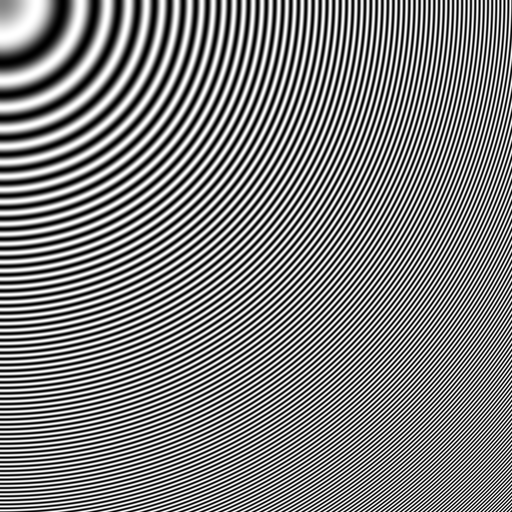
#> input picture python/image et filtre/td1/Images/imageCercles.png, 512 x 512 px
$ jupyter execute --allow-errors '2019-03-01 10h08m53s- template_TD1.ipynb'   (shell and % lines are left out)
#> lines starting #> are read from the running program, lines starting #| are printed output that depends on the picture; after the words box and inside, x2 and y2 are one past the last pixel; in counts of white or black regions, pixels touching at a corner belong together
N<div class="alert alert-info" role="alert">
<h4 class="alert-heading">Note séance 2: 5.5/10</h4>
</div>

<div class="alert alert-warning" role="alert">
Il faux commenter mieux les resultats obtenu.
</div>

Echantillonage 2D
========
TP1 séance 2-3
========
--------
nom1
safwane
nom2
ricardo

[cell 1]
import numpy as np
import matplotlib.pyplot as plt
import cv2
import matplotlib.image as mpimg


img_cercles = cv2.imread('imageCercles.png',0)
#> img_cercles is the input picture: shape (512, 512); min 0, max 255, mean 127.8
img_sinus = cv2.imread('imageSinus.png',0)
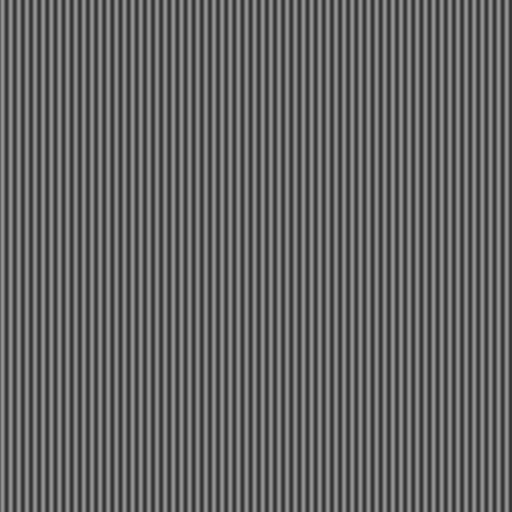
#> input picture python/image et filtre/td1/Images/imageSinus.png, 512 x 512 px
#> img_sinus is the input picture: shape (512, 512); min 50, max 150, mean 100

 1) Programmez la decimation:

   Faire une fonction pour la decimation.

   Appliquer la fonction de decimation et montrer les images avant et apres decimation.

[cell 2]
# La fonction déciamtion conserve un pixel sur i horizontalement et un pixel sur j verticalement
def decimation(img,i,j):
    (lignes,colonnes)= img.shape
    return img[1:lignes:i,1:colonnes:j]

[cell 3]
# On affiche l'image des cercles et du sinus avant décimation

plt.figure(2,figsize = (10,10))

plt.subplot(121)
plt.imshow(img_cercles, cmap = 'gray')
plt.title('avant décimation')
plt.xticks([]), plt.yticks([])

plt.subplot(122)
plt.imshow(img_sinus, cmap = 'gray')
plt.title('avant décimation')
plt.xticks([]), plt.yticks([])

plt.show()

[cell 4]
# On applique la fonction de décimation sur l'image des cercles et du sinus et on les affiche

plt.figure(2,figsize = (10,10))

img_cercles_sampled_4 = decimation(img_cercles,4,4)
#> in decimation, `return img[1:lignes:i,1:colonnes:j]`:
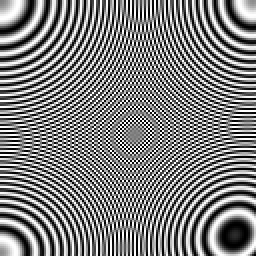
#> returned value: shape (128, 128) (shown 2 times larger); min 0, max 255, mean 127.8

plt.subplot(121)
plt.imshow(img_cercles_sampled_4, cmap = 'gray')
plt.title('après décimation')
plt.xticks([]), plt.yticks([])

img_sinus_sampled_4 = decimation(img_sinus,4,4)
#> call 2 of decimation, with i = 4, j = 4
#> in decimation (call 2), `return img[1:lignes:i,1:colonnes:j]`:
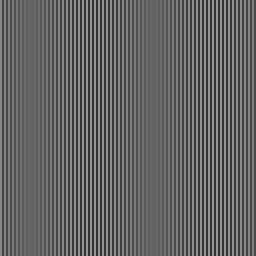
#> returned value: shape (128, 128) (shown 2 times larger); min 50, max 150, mean 100

plt.subplot(122)
plt.imshow(img_sinus_sampled_4, cmap = 'gray')
plt.title('après décimation')
plt.xticks([]), plt.yticks([])

plt.show()

# Explication : Nous avons perdu de l'information car nous avons supprimer des données pour que la mémoire de stockage
# de l'image soit réduit
# Nous avons perdu en résolution
---> expliquer mieux le phenomene observe

2) Examinez le contenu de l’image du sinus avant et après décimation dans le domaine spectral. Indiquez
le phénomène en termes mathématiques.

[cell 5]
# On passe dans le domaine spectral

fsinus = np.fft.fft2(img_sinus)
fsinus_shift = np.fft.fftshift(fsinus)
spectre_sinus = 20*np.log(np.abs(fsinus_shift)+0.001)

fsinus_sampled = np.fft.fft2(img_sinus_sampled_4)
fsinus_sampled_shift = np.fft.fftshift(fsinus_sampled)
spectre_sinus2 = 20*np.log(np.abs(fsinus_sampled_shift)+0.001)


plt.figure(4,figsize = (15,15))
plt.subplot(221),plt.imshow(img_sinus, cmap = 'gray')
plt.title('Image sinus avant décimation'), plt.xticks([]), plt.yticks([])
plt.subplot(222),plt.imshow(img_sinus_sampled_4, cmap = 'gray')
plt.title('Image sinus après décimation'), plt.xticks([]), plt.yticks([])
plt.subplot(223),plt.imshow(spectre_sinus, cmap = 'gray')
plt.title('Spectre sinus avant décimation'), plt.xticks([]), plt.yticks([])
plt.subplot(224),plt.imshow(spectre_sinus2, cmap = 'gray')
plt.title('Spectre sinus après décimation'), plt.xticks([]), plt.yticks([])
plt.show()

[cell 6]
x1 = [i for i in range(512)]
y1 = [spectre_sinus[256,i]for i in range(512)]
#> y1 = 512 values, max 341.6 at index 256, min 110.3 at index 459, mean 179.1

x2 = [i for i in range(128)]
y2 = [spectre_sinus2[64,i]for i in range(128)]
#> y2 = 128 values, max 286.2 at index 64, min 103.3 at index 69, mean 147.4

plt.plot(x1,y1)
plt.title('Spectre avant decimation')
plt.show()
#> figure, not shown here; curve peaks at x = 256, y = 341.6

plt.plot(x2,y2)
plt.title('Spectre apres decimation')
plt.show()
#> figure, not shown here; curve peaks at x = 64, y = 286.2

# Explication : Après décimation on voit toujours 3 diracs mais pas à la même position.
# Ces 3 dirac sont plus écartés de la fréquence 0Hz.
# C'est pour cela que le spectre a été modifié.
# En effet après la décimation la fréquence du signal a augmenté à cause des variations plus fortes du signal---->NON!!

3). Proposez un filtre naïf dans le domaine spectral pour éviter le phénomène observé.

[cell 7]
fcercles = np.fft.fft2(img_cercles)
fcercles_shift = np.fft.fftshift(fcercles)
spectre_cercles = 20*np.log(np.abs(fcercles_shift)+0.001)
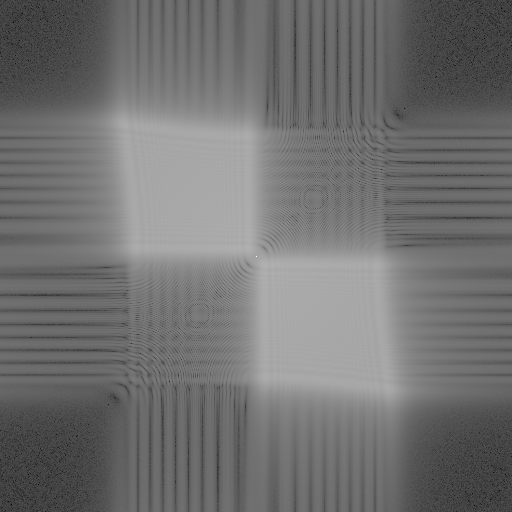
#> spectre_cercles: shape (512, 512) float64; min 18.51, max 346.5, mean 163.7; drawn with min black and max white

x1 = [i for i in range(512)]
y1 = [spectre_cercles[256,i]for i in range(512)]
#> y1 = 512 values, max 346.5 at index 256, min 161.3 at index 504, mean 197.3


plt.plot(x1,y1)
plt.title('Spectre avant decimation')
plt.show()
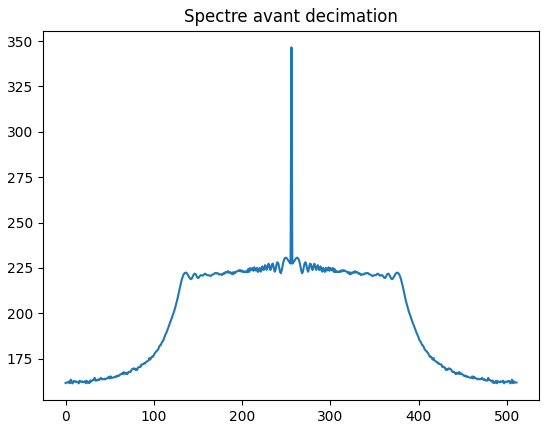
#> figure drawn by matplotlib, 1 panel; curve peaks at x = 256, y = 346.5


ligne,colone = spectre_cercles.shape
#> ligne = 512; colone = 512
print(spectre_cercles.shape)
#| (512, 512)
print(ligne,colone)
#| 512 512
filtre_carre64 = np.zeros((ligne,colone))
print(filtre_carre64.size)
#| 262144
print(fcercles_shift.size)
#| 262144


filtre_carre128 = np.zeros((ligne,colone))

filtre_carre64[224:512-224,224:512-224] = spectre_cercles[224:512-224,224:512-224]
filtre_carre64_bis = np.zeros((ligne,colone))
filtre_carre64_bis[224:512-224,224:512-224] = fcercles_shift[224:512-224,224:512-224]

print(filtre_carre64_bis.size)
#| 262144
plt.figure(1,figsize = (15,15))

plt.subplot(121)
plt.imshow(filtre_carre64,cmap = 'gray')

plt.subplot(122)
plt.imshow(filtre_carre64_bis,cmap = 'gray')
plt.show()

[cell 8]
cercles_filtree64 = np.fft.ifft2(filtre_carre64_bis*fcercles_shift)
cercles_filtree64 = np.abs(cercles_filtree64)
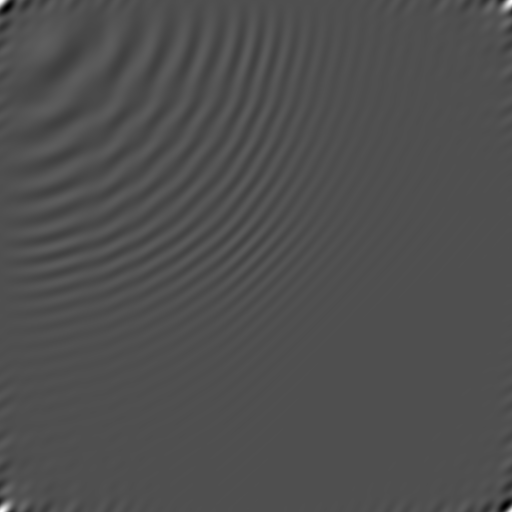
#> cercles_filtree64: shape (512, 512) float64; min 4.24e+09, max 4.38e+09, mean 4.28e+09; drawn with min black and max white
img_cercles_sampled_4_64 = decimation(cercles_filtree64,4,4)

plt.figure(1,figsize = (10,10))

plt.imshow(img_cercles_sampled_4_64, cmap = 'gray')
plt.show()

[cell 9]
# effet de bord phénomène de gibbs
fcercles = np.fft.fft2(img_cercles)
fcercles_shift = np.fft.fftshift(fcercles)
spectre_cercles = 20*np.log(np.abs(fcercles_shift)+0.001)

x1 = [i for i in range(512)]
y1 = [spectre_cercles[256,i]for i in range(512)]


plt.plot(x1,y1)
plt.title('Spectre avant decimation')
plt.show()


#ligne,colone = fcercles_shift.shape
print(ligne,colone)
#| 512 512
filtre_carre64 = np.zeros((ligne,colone))
filtre_carre128 = np.zeros((ligne,colone))

filtre_carre64[224:512-224,224:512-224] = fcercles_shift[224:512-224,224:512-224]

plt.figure(1,figsize = (15,15))

plt.subplot(121)
plt.imshow(filtre_carre64,cmap = 'gray')
plt.show()

#> (a cell that did not finish here is left out)

4)Commentez la méthode proposée. Les résultats obtenus présentent-ils des dégradations visibles ? Proposer une explication pour le nouveau phénomène observé.

5)Proposez un ou plusieurs filtres qui permettent d’effectuer une décimation avec des défauts
presque négligeables.

[cell 11]
rayon = ligne/8
#> rayon = 64
filtre_bas = np.zeros((ligne,colone),dtype=float)
for i in range(ligne):
    for j in range(colone):
        if((i-256)**2 + (j-256)**2 <= rayon**2):
            filtre_bas[i][j] = 1
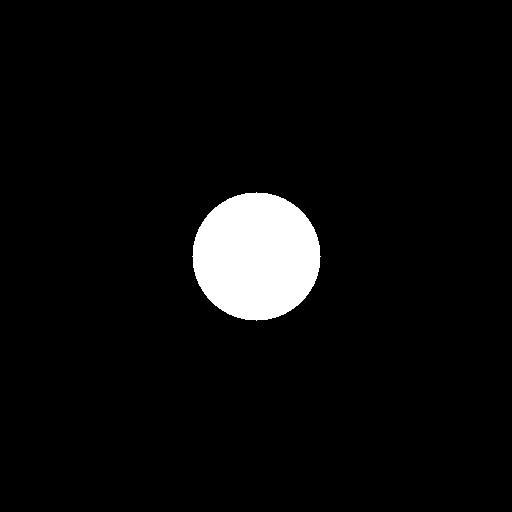
#> filtre_bas: shape (512, 512) float64; values 0 (black) and 1 (white), 4.9% white; 1 white region, box (x1, y1, x2, y2) and area: (192, 192, 321, 321) 12853

## Affichage de notre filtre passe bas
plt.imshow(filtre_bas, cmap = 'gray')
plt.title('FILTRE PASSE BAS CERCLE'), plt.xticks([]), plt.yticks([])
plt.show()
filtre_gauss=np.zeros((ligne,colone))   #On fait une matrice zero
sigma=30
for i in range (ligne):
    for j in range (colone):
        filtre_gauss[i][j]=np.exp(((-((i-ligne/2)**2+(j-colone/2)**2))/(2*((sigma)**2))))/(2*np.pi*sigma**2)
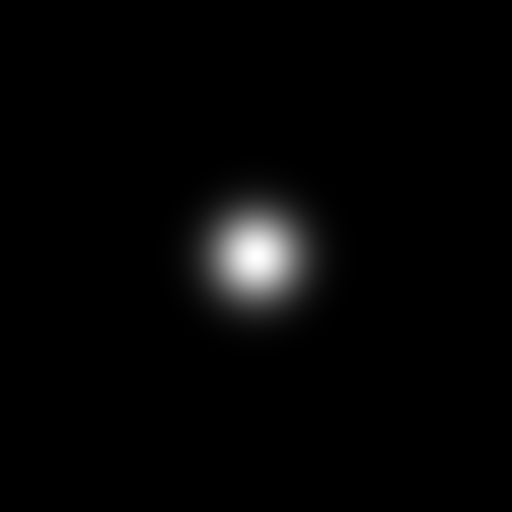
#> filtre_gauss: shape (512, 512) float64; min 4.2e-36, max 0.000177, mean 3.81e-06; drawn with min black and max white

## Affichage de notre filtre passe bas
plt.imshow(filtre_gauss, cmap = 'gray')
plt.title('FILTRE PASSE BAS Gauss'), plt.xticks([]), plt.yticks([])
plt.show()

[cell 12]
img_cercles_filtre_cercle64 = np.abs(np.fft.ifft2(filtre_bas*fcercles_shift))
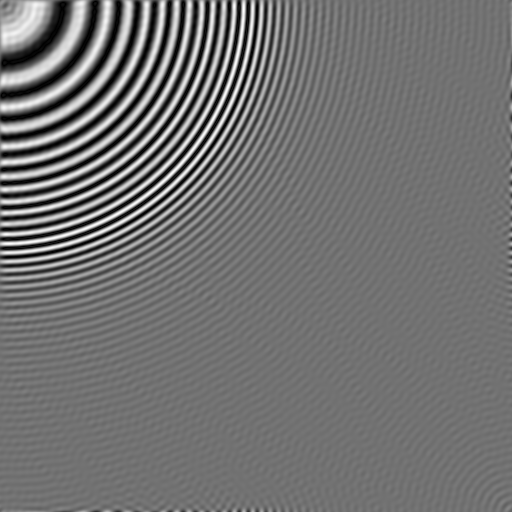
#> img_cercles_filtre_cercle64: shape (512, 512) float64; min 0.00105, max 284.8, mean 128.1; drawn with min black and max white
img_cercles_filtre_cercle_sampled_4_64 = decimation(img_cercles_filtre_cercle64,4,4)

plt.figure(1,figsize = (10,10))

plt.imshow(img_cercles_filtre_cercle_sampled_4_64, cmap = 'gray')
plt.show()

[cell 13]
img_cercles_filtre_gauss64 = np.abs(np.fft.ifft2(filtre_gauss*fcercles_shift))
img_cercles_filtre_gauss_sampled_4_64 = decimation(img_cercles_filtre_gauss64,4,4)
#> in decimation (call 5), `return img[1:lignes:i,1:colonnes:j]`:
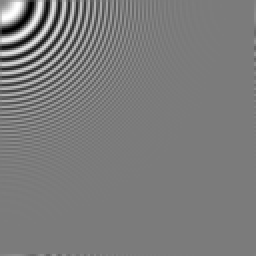
#> returned value: shape (128, 128) float64 (shown 2 times larger); min 0.00178, max 0.0445, mean 0.0226; drawn with min black and max white

plt.figure(1,figsize = (10,10))

plt.imshow(img_cercles_filtre_gauss_sampled_4_64, cmap = 'gray')
plt.show()
